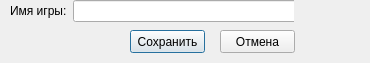
<?xml version="1.0" encoding="UTF-8"?>
<ui version="4.0">
 <class>DialogSave</class>
 <widget class="QDialog" name="DialogSave">
  <property name="geometry">
   <rect>
    <x>0</x>
    <y>0</y>
    <width>370</width>
    <height>63</height>
   </rect>
  </property>
  <property name="windowTitle">
   <string>Сохранение</string>
  </property>
  <property name="windowIcon">
   <iconset resource="resources.qrc">
    <normaloff>:/icons/cat</normaloff>:/icons/cat</iconset>
  </property>
  <widget class="QPushButton" name="btnSave">
   <property name="geometry">
    <rect>
     <x>130</x>
     <y>30</y>
     <width>75</width>
     <height>23</height>
    </rect>
   </property>
   <property name="focusPolicy">
    <enum>Qt::ClickFocus</enum>
   </property>
   <property name="text">
    <string>Сохранить</string>
   </property>
  </widget>
  <widget class="QPushButton" name="btnCancel">
   <property name="geometry">
    <rect>
     <x>220</x>
     <y>30</y>
     <width>75</width>
     <height>23</height>
    </rect>
   </property>
   <property name="focusPolicy">
    <enum>Qt::NoFocus</enum>
   </property>
   <property name="text">
    <string>Отмена</string>
   </property>
  </widget>
  <widget class="QWidget" name="layoutWidget">
   <property name="geometry">
    <rect>
     <x>10</x>
     <y>0</y>
     <width>284</width>
     <height>22</height>
    </rect>
   </property>
   <layout class="QHBoxLayout" name="horizontalLayout">
    <item>
     <widget class="QLabel" name="lblName">
      <property name="text">
       <string>Имя игры:</string>
      </property>
     </widget>
    </item>
    <item>
     <widget class="QLineEdit" name="txtName">
      <property name="minimumSize">
       <size>
        <width>225</width>
        <height>0</height>
       </size>
      </property>
      <property name="maximumSize">
       <size>
        <width>225</width>
        <height>16777215</height>
       </size>
      </property>
      <property name="focusPolicy">
       <enum>Qt::StrongFocus</enum>
      </property>
      <property name="maxLength">
       <number>25</number>
      </property>
     </widget>
    </item>
   </layout>
  </widget>
 </widget>
 <resources>
  <include location="resources.qrc"/>
 </resources>
 <connections/>
</ui>
